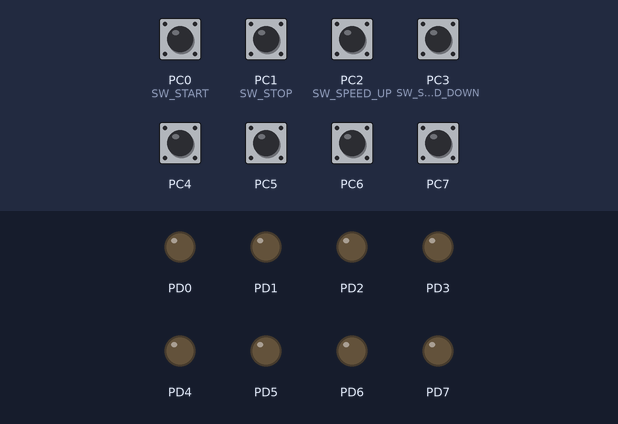
The program below on a simulated ATmega328P, built with avr-gcc and emulated at 1 MHz. Parts: output pins drawn as LEDs (lit = HIGH). Dashed ring = blinking. Inputs (shaded band) come from the test bench; at power-on: PC0 (SW_START), PC1 (SW_STOP), PC2 (SW_SPEED_UP), PC3 (SW_SPEED_DOWN), PC4–7 HIGH.

Above: at 1.2 s.
1.3 s: PC0 (SW_START) pulled LOW for 0.15 s
At 4.1 s:
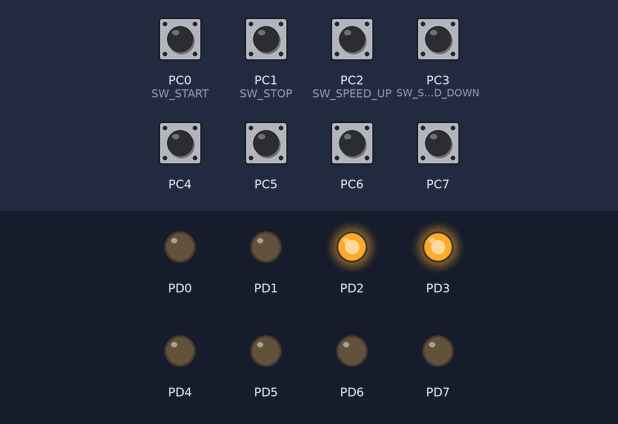
4.4 s: PC1 (SW_STOP) pulled LOW for 0.15 s
At 4.9 s:
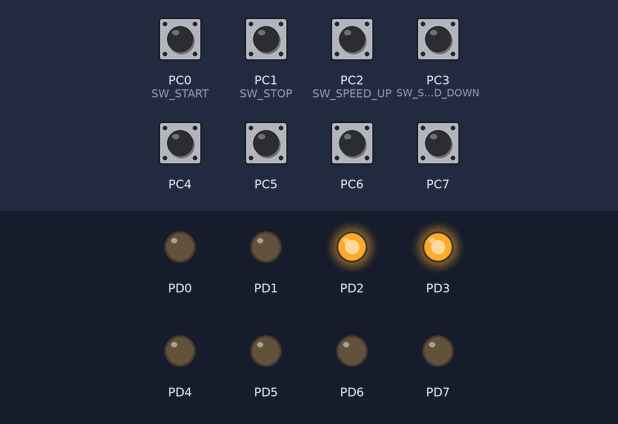
6.0 s: PC0 (SW_START) pulled LOW for 1 s
At 6.7 s:
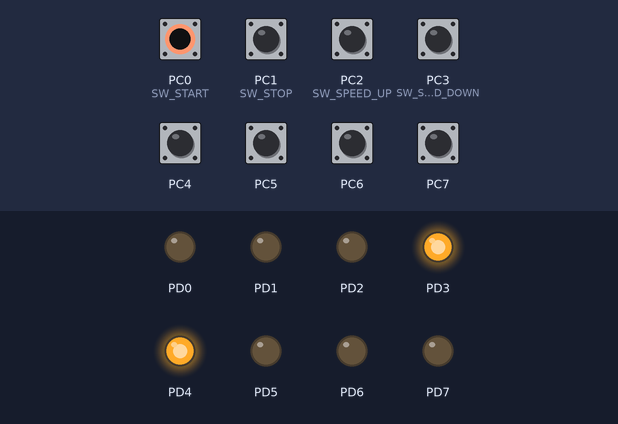
10.0 s: PC2 (SW_SPEED_UP) pulled LOW for 0.15 s
At 10.5 s:
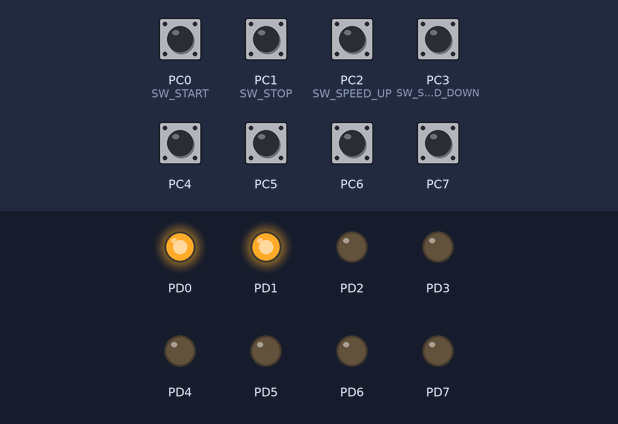
13.1 s: PC2 (SW_SPEED_UP) pulled LOW for 1 s
At 15.73 s:
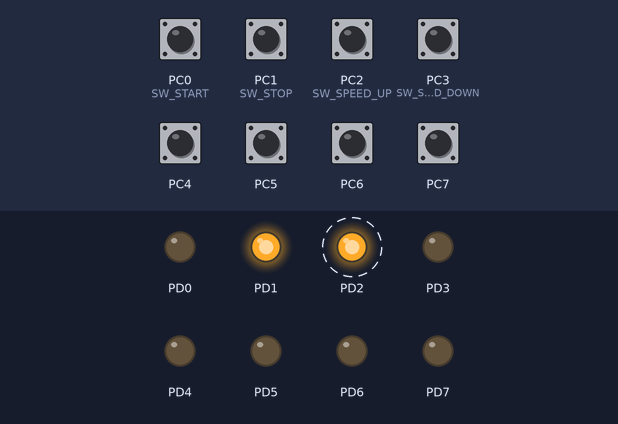
16.1 s: PC3 (SW_SPEED_DOWN) pulled LOW for 0.15 s
Timing chart, 0 to 20.1 s (numbered marks = the images above; inputs shaded):
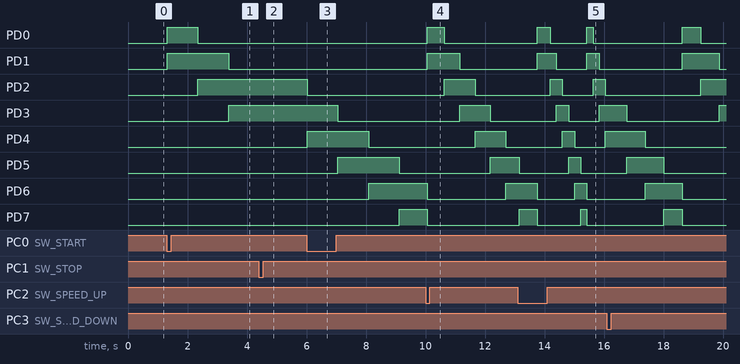

The program:

main.c
```c
/*
 * AtMega328P-LEDarray.c
 *
 * Created: 17.10.2025 12:26:39
 * Author : piszc
 */

#define F_CPU 1000000UL
#include <avr/io.h>
#include <util/delay.h>
#include <stdbool.h>

#define SW_START		PC0
#define SW_STOP			PC1
#define SW_SPEED_UP		PC2
#define SW_SPEED_DOWN	PC3

volatile uint8_t licznik = 0x03;
volatile bool startstop = false;

// Pocz¹tkowa prêdko æ (w ms)
volatile uint16_t speed = 1000;
// Minimalny i maksymalny zakres prêdko ci
#define SPEED_MIN 100
#define SPEED_MAX 4000
#define SPEED_STEP 100

bool debounce(uint8_t pin) {
	if (!(PINC & (1 << pin))) {
		_delay_ms(20);
		if (!(PINC & (1 << pin))) return true;
	}
	return false;
}

void moveLED(void) {
	PORTD = licznik;
	licznik <<= 1;
	if (licznik == 0x80) licznik = 0x03;
}

void wait(void) {
	for (uint16_t i = 0; i < speed / 10; i++) { // podzia³ czasu na 10ms kroki
		_delay_ms(10);
		if (debounce(SW_STOP)) startstop = false;
		if (debounce(SW_SPEED_UP)) {
			if (speed > SPEED_MIN + SPEED_STEP) speed -= SPEED_STEP;
		}
		if (debounce(SW_SPEED_DOWN)) {
			if (speed < SPEED_MAX - SPEED_STEP) speed += SPEED_STEP;
		}
	}
}

void init(void) {
	DDRD = 0xFF; // Port D jako wyj cie (LEDy)
	PORTC |= (1 << PC0) | (1 << PC1) | (1 << PC2) | (1 << PC3); // wewnêtrzne pull-upy
}

int main(void) {
	init();

	while (1) {
		if (startstop == true) {
			moveLED();
			wait();
		}
		if (debounce(SW_START)) startstop = true;
	}
}
```

Measured:
- after the input at 1.3 s, PD0: LOW → HIGH at once, → LOW 1.0 s later; PD1: LOW → HIGH at once, → LOW 2.1 s later; PD2: LOW → HIGH after 1.1 s; PD3: LOW → HIGH after 2.1 s
- after the input at 4.4 s, PD2: stays HIGH (without the input it goes to LOW after 0.02 s); PD3: stays HIGH (without the input it goes to LOW after 1.1 s); PD4: stays LOW (without the input it goes to HIGH after 0.02 s); PD5: stays LOW (without the input it goes to HIGH after 1.1 s)
- after the input at 6.0 s, PD2: HIGH → LOW at once; PD3: HIGH → LOW after 1.1 s; PD4: LOW → HIGH at once, → LOW 2.1 s later; PD5: LOW → HIGH after 1.1 s, → LOW 2.1 s later; PD6: LOW → HIGH after 2.1 s
- after the input at 10.0 s, PD2: LOW → HIGH after 0.63 s instead of 1.2 s; PD3: LOW → HIGH after 1.1 s instead of 2.2 s; PD4: LOW → HIGH after 1.7 s, → LOW 1.0 s later; PD5: LOW → HIGH after 2.2 s; PD6: HIGH → LOW after 0.06 s instead of 0.15 s
- after the input at 13.1 s, PD4: LOW → HIGH after 1.5 s instead of 2.2 s
